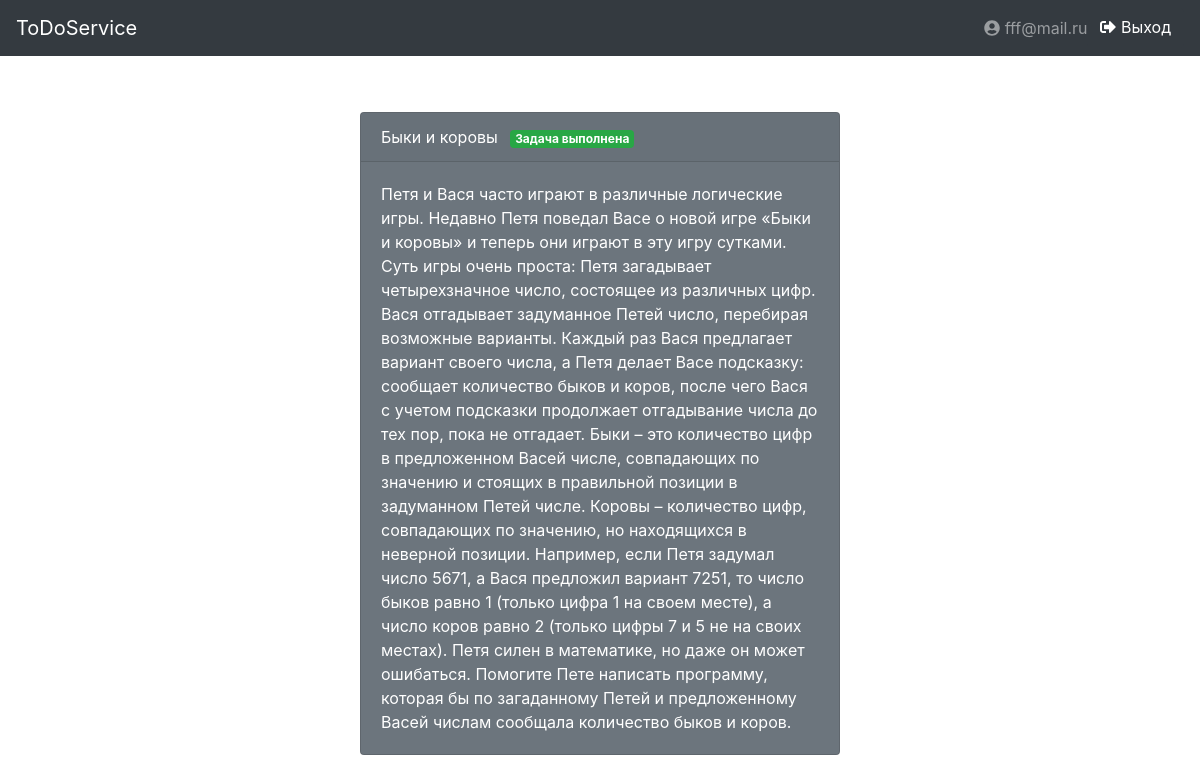
Page /todo/71 (signed in) on the committed database.
### tables this page shows
CREATE TABLE users
(
    id integer not null constraint users_pk primary key autoincrement,
    email    text    not null,
    password text    not null
);

CREATE TABLE todos
(
    id      integer
        constraint todos_pk
            primary key autoincrement,
    title   text    not null,
    txt text not null, 
    user_id integer not null
        references users
            on update cascade on delete cascade,
    done    integer default 0
);

### app/__init__.py (the view)
@app.route('/todo/<int:todo_id>')
def get_todo(todo_id):
    if 'user_id' not in session:
        return redirect(url_for('login'))
    user = Storage.get_user_by_id(session['user_id'])
    todo = Storage.get_todo_by_id(todo_id,user.id)
    return render_template('pages/todo.html', page_title='ToDoService', todo=todo, user=user)

### app/storage/__init__.py (called while the page is built)
    @staticmethod
    def get_user_by_id(user_id):
        user_data = db.execute('SELECT * FROM users WHERE id = ?', (user_id,)).fetchone()
        if user_data:
            return User(*user_data)
        else:
            return None

    @staticmethod
    def get_todo_by_id(todo_id,user_id):
        todo = db.execute('SELECT id, title, txt, user_id, done FROM todos WHERE user_id = ? AND id = ?', (user_id,todo_id)).fetchone()
        if todo:
            return Todo(*todo)
        else:
            return None

### app/templates/pages/todo.html
{% extends "layouts/base_layout.html" %}
{% block main %}
    {% if todo %}
    <div class="container-fluid d-flex p-2 justify-content-center">
    <div class="card text-white bg-secondary mb-3" style="max-width: 30rem;">
    <div class="card-header">{{ todo.title }}
    {% if todo.done==1 %}
        <span class="badge badge-success ml-2">Задача выполнена</span>
    {% else %}
        <span class="badge badge-danger ml-2">Задача не выполнена</span>
    {% endif %}
    </div>
    <div class="card-body">
        <p class="card-text">{{ todo.txt }}</p>
    </div>
    </div>
    </div>
{% else %}
  <h1 class="text-center text-warning mt-4 pt-4">У вас нет такой ToDo :(</h4>
{% endif %}
{% endblock %}

### app/templates/layouts/base_layout.html (shortened to what this page needs)
<!DOCTYPE html>
<html lang="en">
<head>
    <link rel="stylesheet" href="/static/css/bootstrap.min.css">
</head>
<body>
    <header>
        <nav class="navbar navbar-dark bg-dark">
        <a class="navbar-brand" href="/">ToDoService</a>
        <div class="d-flex">
        {% if user %}
            <span class="navbar-text"><i class="fas fa-user-circle"></i> {{ user.email }}</span>
            <a href="/logout" class="btn btn-dark" role="button"><i class="fas fa-sign-out-alt"></i> Выход</a>
        {% else %}
            <a class="btn btn-dark" role="button" href="/login"><i class="fas fa-sign-in-alt"></i> Вход</a>
            <a href="/registration" class="btn btn-dark" role="button"><i class="fas fa-user-plus"></i> Регистрация</a>
        {% endif %}
        </div>
        </nav>
    </header>
    <main class="container mt-5">
    {% block main %}{% endblock %}
    </main>
</body>
</html>

### rows in the picture
users: email "fff@mail.ru"
todos: title "Быки и коровы", txt "Петя и Вася часто играют в различные логические игры. Недавно Петя поведал Васе о новой игре «Быки и коровы» и теперь они играют в эту игру сутками. Суть игры очень проста: Петя загадывает четырехзначное число, состоящее из различных цифр. Вася отгадывает задуманное Петей число, перебирая возможные варианты. Каждый раз Вася предлагает вариант своего числа, а Петя делает Васе подсказку: сообщает количество быков и коров, после чего Вася с учетом подсказки продолжает отгадывание числа до тех пор, пока не отгадает. Быки – это количество цифр в предложенном Васей числе, совпадающих по значению и стоящих в правильной позиции в задуманном Петей числе. Коровы – количество цифр, совпадающих по…"
